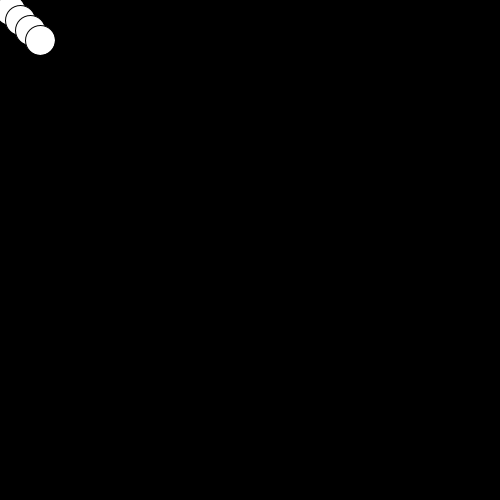
Frame 1 (no input)
Frame 60 (the mouse pressed at the canvas centre just before this capture): identical to frame 1, image omitted
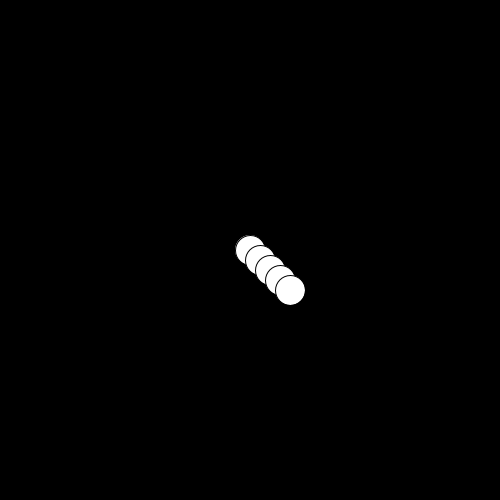
Frame 120 (the mouse held since frame 60 and released just before this capture)

The Processing sketch that drew these frames (run headless with seeded random() and noise(); from frame 60 on, the mouse is pressed at the canvas centre):

// Processing sketch: for_loops_mouse
// ── for_loops_mouse.pde
/* For-loops - Mouse Positions
  Just an illustration of how you can combine some of the things we've
  learned so far.
*/

void setup() {
  size(500, 500);
}

void draw() {
  background(0);
  for (int i = 0; i < 5; i++) { // Let's say we only want 5 ellipses--i.e. we
                                // only want this loop to run 5 times.
    // Remember: the x,y value you feed an ellipse becomes its centerpoint.
    ellipse(mouseX + (i*10), mouseY + (i*10), 30, 30);
  }
  
  // If you get confused, look at these values and try the math in the for-loop.
  println("mouseX: " + mouseX); 
  println("mouseY: " + mouseY);
}
